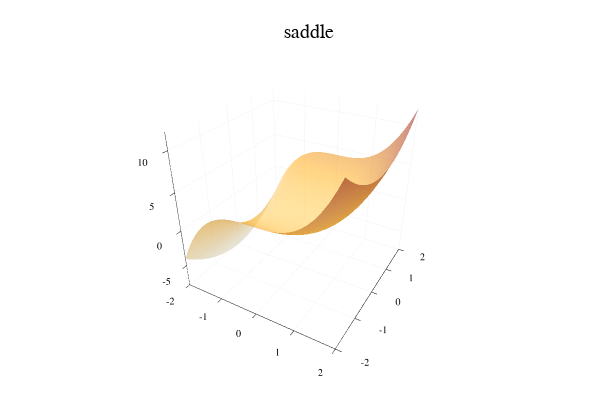

Notebook cell for this chart:
### Code cell
surface(v,v,saddle,title="saddle",fillalpha=0.7,leg=false,fillcolor=:heat)

### Figure 1 — Plotly figure (JSON) as saved in the notebook; plotly's stock layout.template omitted (floating-point values rounded to 4 significant figures; data arrays with more than 128 entries replaced by an {"elided": "..."} marker saying what was removed)
{"data": [{"colorbar": {"title": ""}, "colorscale": [[0, "rgba(255, 255, 224, 0.700)"], [0.5, "rgba(255, 165, 0, 0.700)"], [1, "rgba(139, 0, 0, 0.700)"]], "name": "y1", "opacity": 0.7, "showlegend": false, "showscale": false, "type": "surface", "x": [-2, -1.862, -1.724, -1.586, -1.448, -1.31, -1.172, -1.034, -0.8966, -0.7586, -0.6207, -0.4828, -0.3448, -0.2069, -0.06897, 0.06897, 0.2069, 0.3448, 0.4828, 0.6207, 0.7586, 0.8966, 1.034, 1.172, 1.31, 1.448, 1.586, 1.724, 1.862, 2], "xaxis": "x1", "y": [-2, -1.862, -1.724, -1.586, -1.448, -1.31, -1.172, -1.034, -0.8966, -0.7586, -0.6207, -0.4828, -0.3448, -0.2069, -0.06897, 0.06897, 0.2069, 0.3448, 0.4828, 0.6207, 0.7586, 0.8966, 1.034, 1.172, 1.31, 1.448, 1.586, 1.724, 1.862, 2], "yaxis": "y1", "z": {"elided": "30x30 float values"}, "zmax": 12, "zmin": -7.995}], "layout": {"annotations": [{"font": {"color": "rgba(0, 0, 0, 1.000)", "family": "sans-serif", "size": 20}, "rotation": 0, "showarrow": false, "text": "saddle", "x": 0.5148, "xanchor": "center", "xref": "paper", "y": 1, "yanchor": "top", "yref": "paper"}], "height": 400, "margin": {"b": 20, "l": 0, "r": 0, "t": 20}, "paper_bgcolor": "rgba(255, 255, 255, 1.000)", "plot_bgcolor": "rgba(255, 255, 255, 1.000)", "scene": {"camera": {"eye": {"x": 1.126, "y": -1.95, "z": 1.3}}, "xaxis": {"anchor": "y1", "domain": [0.03619, 0.9934], "gridcolor": "rgba(0, 0, 0, 0.100)", "gridwidth": 0.5, "linecolor": "rgba(0, 0, 0, 1.000)", "mirror": false, "range": [-2, 2], "showgrid": true, "showline": true, "showticklabels": true, "tickangle": 0, "tickcolor": "rgb(0, 0, 0)", "tickfont": {"color": "rgba(0, 0, 0, 1.000)", "family": "sans-serif", "size": 11}, "tickmode": "array", "ticks": "inside", "ticktext": ["-2", "-1", "0", "1", "2"], "tickvals": [-2, -1, 0, 1, 2], "title": "", "titlefont": {"color": "rgba(0, 0, 0, 1.000)", "family": "sans-serif", "size": 15}, "type": "-", "visible": true, "zeroline": false, "zerolinecolor": "rgba(0, 0, 0, 1.000)"}, "yaxis": {"anchor": "x1", "domain": [0.03762, 0.9415], "gridcolor": "rgba(0, 0, 0, 0.100)", "gridwidth": 0.5, "linecolor": "rgba(0, 0, 0, 1.000)", "mirror": false, "range": [-2, 2], "showgrid": true, "showline": true, "showticklabels": true, "tickangle": 0, "tickcolor": "rgb(0, 0, 0)", "tickfont": {"color": "rgba(0, 0, 0, 1.000)", "family": "sans-serif", "size": 11}, "tickmode": "array", "ticks": "inside", "ticktext": ["-2", "-1", "0", "1", "2"], "tickvals": [-2, -1, 0, 1, 2], "title": "", "titlefont": {"color": "rgba(0, 0, 0, 1.000)", "family": "sans-serif", "size": 15}, "type": "-", "visible": true, "zeroline": false, "zerolinecolor": "rgba(0, 0, 0, 1.000)"}, "zaxis": {"gridcolor": "rgba(0, 0, 0, 0.100)", "gridwidth": 0.5, "linecolor": "rgba(0, 0, 0, 1.000)", "mirror": false, "range": [-7.995, 12], "showgrid": true, "showline": true, "showticklabels": true, "tickangle": 0, "tickcolor": "rgb(0, 0, 0)", "tickfont": {"color": "rgba(0, 0, 0, 1.000)", "family": "sans-serif", "size": 11}, "tickmode": "array", "ticks": "inside", "ticktext": ["-5", "0", "5", "10"], "tickvals": [-5, 0, 5, 10], "title": "", "titlefont": {"color": "rgba(0, 0, 0, 1.000)", "family": "sans-serif", "size": 15}, "type": "-", "visible": true, "zeroline": false, "zerolinecolor": "rgba(0, 0, 0, 1.000)"}}, "showlegend": false, "width": 600}}
